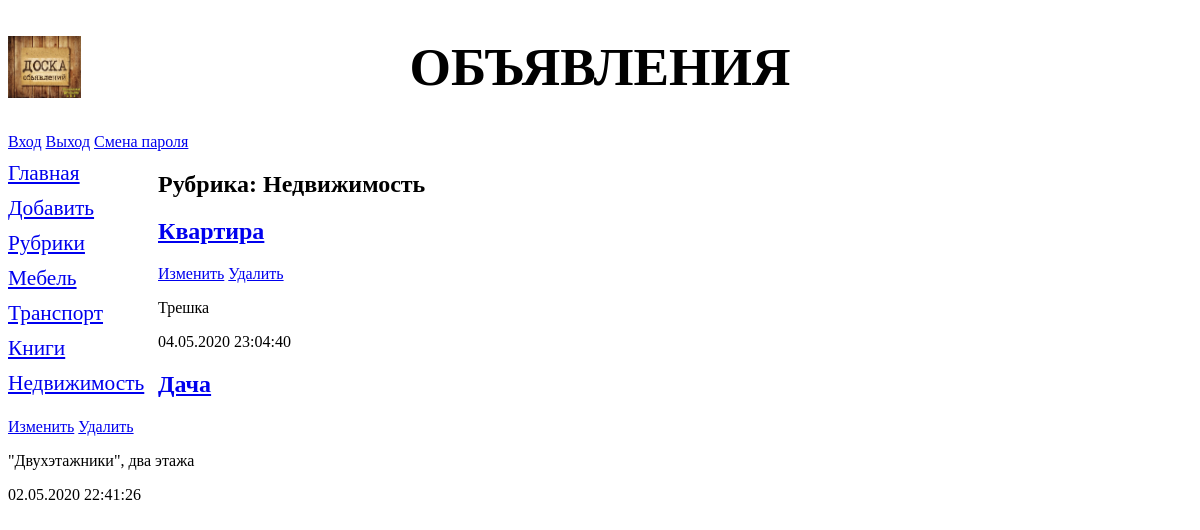
Screenshot of /bboard/1/ with the database file from the repository.
### bboard/models.py (models this page shows, shortened)
class Rubric(models.Model):
    name = models.CharField(max_length=20, db_index=True, verbose_name='Название')
    order = models.SmallIntegerField(default=0, db_index=True)
    objects = models.Manager()
    bbs = RubricManager()
    class Meta:
        verbose_name_plural = 'Рубрики'
        verbose_name = 'Рубрика'
        ordering = ['order', 'name']

class Bb(models.Model):
    title = models.CharField(max_length=50, verbose_name='Товар')
    content = models.TextField(null=True, blank=True, verbose_name='Описание')
    price = models.FloatField(null=True, blank=True, verbose_name='Цена')
    published = models.DateTimeField(auto_now_add=True, db_index=True, verbose_name='Опубликовано')
    rubric = models.ForeignKey('Rubric', null=True, on_delete=models.PROTECT, verbose_name='Рубрика')
    objects = models.Manager()
    reverse = BbManager()
    class Meta:
        verbose_name_plural = 'Объявления'
        verbose_name = 'Объявление'
        ordering = ['-published']

### bboard/views.py (the view)
# urls.py: path('<int:rubric_id>/', BbByRubricView.as_view(), name='by_rubric'),
class BbByRubricView(ListView):
    template_name = 'bboard/by_rubric.html'
    context_object_name = 'bbs'
    def get_queryset(self):
        return Bb.objects.filter(rubric=self.kwargs['rubric_id'])
    def get_context_data(self, *args, **kwargs):
        context = super().get_context_data(*args, **kwargs)
        context['rubrics'] = Rubric.objects.all()
        context['current_rubric'] = Rubric.objects.get(pk=self.kwargs['rubric_id'])
        return context

### bboard/templates/bboard/by_rubric.html (shortened to what this page needs)
{% extends "layout/base.html" %}
{% block content %}
<h2>Рубрика: {{ current_rubric.name }}</h2>
{% for bb in bbs %}
<div>
    <h2><a href="{% url 'detail' pk=bb.pk %}">{{ bb.title }}</a></h2>
    <a href="{% url 'update' pk=bb.pk %}">Изменить</a>
    <a href="{% url 'delete' pk=bb.pk %}">Удалить</a>
    <p>{{ bb.content }}</p>
    <p>{{ bb.published|date:"d.m.Y H:i:s" }}</p>
</div>
{% endfor %}
{% endblock %}

### bboard/templates/layout/base.html (shortened to what this page needs)
<!DOCTYPE html>
{% load static %}
<html lang="ru">
<head>
    <link rel="stylesheet" type="text/css" href="{% static 'bboard/style.css' %}">
</head>
<body>
    <header>
        <h1>Объявления</h1>
        <a href="{% url 'login' %}">Вход</a>
        <a href="{% url 'logout' %}">Выход</a>
        <a href="{% url 'password_change' %}">Смена пароля</a>
    </header>
    <nav>
        <a href="{% url 'index' %}">Главная</a>
        <a href="{% url 'add' %}">Добавить</a>
        <a href="{% url 'rubrics' %}">Рубрики</a>
        {% for rubric in rubrics %}
        <a href="{% url 'by_rubric' rubric.pk %}">
            {{ rubric.name }}</a>
        {% endfor %}
    </nav>
    <section>
        {% block content %}
        {% endblock %}
    </section>
</body>
</html>

### bboard/static/bboard/style.css (style rules this page uses)
header h1 { font-size: 40pt; text-transform: uppercase; text-align: center; background: url("logo.jpg") left / auto 100% no-repeat; }
nav { font-size: 16pt; width: 150px; float: left; }
nav a { display: block; margin: 10px 0px; }
section { mafgin-left: 170px; }

### rows the page displays
Rubric: name "Мебель"
Rubric: name "Транспорт"
Rubric: name "Книги"
Rubric: name "Недвижимость"
Bb: title "Квартира", content "Трешка", published "04.05.2020 23:04:40"
Bb: title "Дача", content "\"Двухэтажники\", два этажа", published "02.05.2020 22:41:26"
